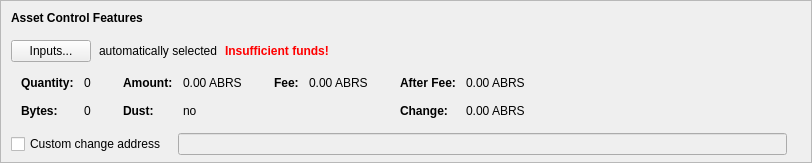
      <widget class="QFrame" name="frameAssetControl">
       <property name="sizePolicy">
        <sizepolicy hsizetype="Expanding" vsizetype="Fixed">
         <horstretch>0</horstretch>
         <verstretch>0</verstretch>
        </sizepolicy>
       </property>
       <property name="maximumSize">
        <size>
         <width>16777215</width>
         <height>16777215</height>
        </size>
       </property>
       <property name="frameShape">
        <enum>QFrame::StyledPanel</enum>
       </property>
       <property name="frameShadow">
        <enum>QFrame::Sunken</enum>
       </property>
       <layout class="QVBoxLayout" name="verticalLayoutAssetControl2">
        <property name="spacing">
         <number>0</number>
        </property>
        <property name="leftMargin">
         <number>0</number>
        </property>
        <property name="topMargin">
         <number>0</number>
        </property>
        <property name="rightMargin">
         <number>0</number>
        </property>
        <property name="bottomMargin">
         <number>6</number>
        </property>
        <item>
         <layout class="QVBoxLayout" name="verticalLayoutAssetControl" stretch="0,0,0,0,1">
          <property name="spacing">
           <number>0</number>
          </property>
          <property name="leftMargin">
           <number>10</number>
          </property>
          <property name="topMargin">
           <number>10</number>
          </property>
          <item>
           <layout class="QHBoxLayout" name="horizontalLayoutAssetControl1">
            <property name="bottomMargin">
             <number>15</number>
            </property>
            <item>
             <widget class="QLabel" name="labelAssetControlFeatures">
              <property name="sizePolicy">
               <sizepolicy hsizetype="Preferred" vsizetype="Maximum">
                <horstretch>0</horstretch>
                <verstretch>0</verstretch>
               </sizepolicy>
              </property>
              <property name="font">
               <font>
                <weight>75</weight>
                <bold>true</bold>
               </font>
              </property>
              <property name="styleSheet">
               <string notr="true">font-weight:bold;</string>
              </property>
              <property name="text">
               <string>Asset Control Features</string>
              </property>
             </widget>
            </item>
           </layout>
          </item>
          <item>
           <layout class="QHBoxLayout" name="horizontalLayoutAssetControl2" stretch="0,0,0,0">
            <property name="spacing">
             <number>8</number>
            </property>
            <property name="bottomMargin">
             <number>10</number>
            </property>
            <item>
             <widget class="QPushButton" name="pushButtonAssetControl">
              <property name="styleSheet">
               <string notr="true"/>
              </property>
              <property name="text">
               <string>Inputs...</string>
              </property>
              <property name="autoDefault">
               <bool>false</bool>
              </property>
             </widget>
            </item>
            <item>
             <widget class="QLabel" name="labelAssetControlAutomaticallySelected">
              <property name="text">
               <string>automatically selected</string>
              </property>
              <property name="margin">
               <number>5</number>
              </property>
             </widget>
            </item>
            <item>
             <widget class="QLabel" name="labelAssetControlInsuffFunds">
              <property name="font">
               <font>
                <weight>75</weight>
                <bold>true</bold>
               </font>
              </property>
              <property name="styleSheet">
               <string notr="true">color:red;font-weight:bold;</string>
              </property>
              <property name="text">
               <string>Insufficient funds!</string>
              </property>
              <property name="margin">
               <number>5</number>
              </property>
             </widget>
            </item>
            <item>
             <spacer name="horizontalSpacerAssetControl">
              <property name="orientation">
               <enum>Qt::Horizontal</enum>
              </property>
              <property name="sizeHint" stdset="0">
               <size>
                <width>40</width>
                <height>1</height>
               </size>
              </property>
             </spacer>
            </item>
           </layout>
          </item>
          <item>
           <widget class="QWidget" name="widgetAssetControl" native="true">
            <property name="sizePolicy">
             <sizepolicy hsizetype="Preferred" vsizetype="Preferred">
              <horstretch>0</horstretch>
              <verstretch>0</verstretch>
             </sizepolicy>
            </property>
            <property name="minimumSize">
             <size>
              <width>0</width>
              <height>0</height>
             </size>
            </property>
            <property name="styleSheet">
             <string notr="true"/>
            </property>
            <layout class="QHBoxLayout" name="horizontalLayoutAssetControl5">
             <property name="leftMargin">
              <number>0</number>
             </property>
             <property name="topMargin">
              <number>0</number>
             </property>
             <property name="rightMargin">
              <number>0</number>
             </property>
             <property name="bottomMargin">
              <number>0</number>
             </property>
             <item>
              <layout class="QHBoxLayout" name="horizontalLayoutAssetControl3" stretch="0,0,0,1">
               <property name="spacing">
                <number>20</number>
               </property>
               <property name="topMargin">
                <number>0</number>
               </property>
               <property name="bottomMargin">
                <number>10</number>
               </property>
               <item>
                <layout class="QFormLayout" name="formLayoutAssetControl1">
                 <property name="horizontalSpacing">
                  <number>10</number>
                 </property>
                 <property name="verticalSpacing">
                  <number>14</number>
                 </property>
                 <property name="leftMargin">
                  <number>10</number>
                 </property>
                 <property name="topMargin">
                  <number>4</number>
                 </property>
                 <property name="rightMargin">
                  <number>6</number>
                 </property>
                 <item row="0" column="0">
                  <widget class="QLabel" name="labelAssetControlQuantityText">
                   <property name="font">
                    <font>
                     <weight>75</weight>
                     <bold>true</bold>
                    </font>
                   </property>
                   <property name="text">
                    <string>Quantity:</string>
                   </property>
                   <property name="margin">
                    <number>0</number>
                   </property>
                  </widget>
                 </item>
                 <item row="0" column="1">
                  <widget class="QLabel" name="labelAssetControlQuantity">
                   <property name="cursor">
                    <cursorShape>IBeamCursor</cursorShape>
                   </property>
                   <property name="contextMenuPolicy">
                    <enum>Qt::ActionsContextMenu</enum>
                   </property>
                   <property name="text">
                    <string notr="true">0</string>
                   </property>
                   <property name="margin">
                    <number>0</number>
                   </property>
                   <property name="textInteractionFlags">
                    <set>Qt::LinksAccessibleByMouse|Qt::TextSelectableByKeyboard|Qt::TextSelectableByMouse</set>
                   </property>
                  </widget>
                 </item>
                 <item row="1" column="0">
                  <widget class="QLabel" name="labelAssetControlBytesText">
                   <property name="font">
                    <font>
                     <weight>75</weight>
                     <bold>true</bold>
                    </font>
                   </property>
                   <property name="text">
                    <string>Bytes:</string>
                   </property>
                  </widget>
                 </item>
                 <item row="1" column="1">
                  <widget class="QLabel" name="labelAssetControlBytes">
                   <property name="cursor">
                    <cursorShape>IBeamCursor</cursorShape>
                   </property>
                   <property name="contextMenuPolicy">
                    <enum>Qt::ActionsContextMenu</enum>
                   </property>
                   <property name="text">
                    <string notr="true">0</string>
                   </property>
                   <property name="textInteractionFlags">
                    <set>Qt::LinksAccessibleByMouse|Qt::TextSelectableByKeyboard|Qt::TextSelectableByMouse</set>
                   </property>
                  </widget>
                 </item>
                </layout>
               </item>
               <item>
                <layout class="QFormLayout" name="formLayoutAssetControl2">
                 <property name="horizontalSpacing">
                  <number>10</number>
                 </property>
                 <property name="verticalSpacing">
                  <number>14</number>
                 </property>
                 <property name="leftMargin">
                  <number>6</number>
                 </property>
                 <property name="topMargin">
                  <number>4</number>
                 </property>
                 <property name="rightMargin">
                  <number>6</number>
                 </property>
                 <item row="0" column="0">
                  <widget class="QLabel" name="labelAssetControlAmountText">
                   <property name="font">
                    <font>
                     <weight>75</weight>
                     <bold>true</bold>
                    </font>
                   </property>
                   <property name="text">
                    <string>Amount:</string>
                   </property>
                   <property name="margin">
                    <number>0</number>
                   </property>
                  </widget>
                 </item>
                 <item row="0" column="1">
                  <widget class="QLabel" name="labelAssetControlAmount">
                   <property name="cursor">
                    <cursorShape>IBeamCursor</cursorShape>
                   </property>
                   <property name="contextMenuPolicy">
                    <enum>Qt::ActionsContextMenu</enum>
                   </property>
                   <property name="text">
                    <string notr="true">0.00 ABRS</string>
                   </property>
                   <property name="textInteractionFlags">
                    <set>Qt::LinksAccessibleByMouse|Qt::TextSelectableByKeyboard|Qt::TextSelectableByMouse</set>
                   </property>
                  </widget>
                 </item>
                 <item row="1" column="0">
                  <widget class="QLabel" name="labelAssetControlLowOutputText">
                   <property name="font">
                    <font>
                     <weight>75</weight>
                     <bold>true</bold>
                    </font>
                   </property>
                   <property name="text">
                    <string>Dust:</string>
                   </property>
                  </widget>
                 </item>
                 <item row="1" column="1">
                  <widget class="QLabel" name="labelAssetControlLowOutput">
                   <property name="cursor">
                    <cursorShape>IBeamCursor</cursorShape>
                   </property>
                   <property name="contextMenuPolicy">
                    <enum>Qt::ActionsContextMenu</enum>
                   </property>
                   <property name="text">
                    <string notr="true">no</string>
                   </property>
                   <property name="textInteractionFlags">
                    <set>Qt::LinksAccessibleByMouse|Qt::TextSelectableByKeyboard|Qt::TextSelectableByMouse</set>
                   </property>
                  </widget>
                 </item>
                </layout>
               </item>
               <item>
                <layout class="QFormLayout" name="formLayoutAssetControl3">
                 <property name="horizontalSpacing">
                  <number>10</number>
                 </property>
                 <property name="verticalSpacing">
                  <number>14</number>
                 </property>
                 <property name="leftMargin">
                  <number>6</number>
                 </property>
                 <property name="topMargin">
                  <number>4</number>
                 </property>
                 <property name="rightMargin">
                  <number>6</number>
                 </property>
                 <item row="0" column="0">
                  <widget class="QLabel" name="labelAssetControlFeeText">
                   <property name="font">
                    <font>
                     <weight>75</weight>
                     <bold>true</bold>
                    </font>
                   </property>
                   <property name="text">
                    <string>Fee:</string>
                   </property>
                   <property name="margin">
                    <number>0</number>
                   </property>
                  </widget>
                 </item>
                 <item row="0" column="1">
                  <widget class="QLabel" name="labelAssetControlFee">
                   <property name="cursor">
                    <cursorShape>IBeamCursor</cursorShape>
                   </property>
                   <property name="contextMenuPolicy">
                    <enum>Qt::ActionsContextMenu</enum>
                   </property>
                   <property name="text">
                    <string notr="true">0.00 ABRS</string>
                   </property>
                   <property name="textInteractionFlags">
                    <set>Qt::LinksAccessibleByMouse|Qt::TextSelectableByKeyboard|Qt::TextSelectableByMouse</set>
                   </property>
                  </widget>
                 </item>
                </layout>
               </item>
               <item>
                <layout class="QFormLayout" name="formLayoutAssetControl4">
                 <property name="horizontalSpacing">
                  <number>10</number>
                 </property>
                 <property name="verticalSpacing">
                  <number>14</number>
                 </property>
                 <property name="leftMargin">
                  <number>6</number>
                 </property>
                 <property name="topMargin">
                  <number>4</number>
                 </property>
                 <property name="rightMargin">
                  <number>6</number>
                 </property>
                 <item row="0" column="0">
                  <widget class="QLabel" name="labelAssetControlAfterFeeText">
                   <property name="font">
                    <font>
                     <weight>75</weight>
                     <bold>true</bold>
                    </font>
                   </property>
                   <property name="text">
                    <string>After Fee:</string>
                   </property>
                   <property name="margin">
                    <number>0</number>
                   </property>
                  </widget>
                 </item>
                 <item row="0" column="1">
                  <widget class="QLabel" name="labelAssetControlAfterFee">
                   <property name="cursor">
                    <cursorShape>IBeamCursor</cursorShape>
                   </property>
                   <property name="contextMenuPolicy">
                    <enum>Qt::ActionsContextMenu</enum>
                   </property>
                   <property name="text">
                    <string notr="true">0.00 ABRS</string>
                   </property>
                   <property name="textInteractionFlags">
                    <set>Qt::LinksAccessibleByMouse|Qt::TextSelectableByKeyboard|Qt::TextSelectableByMouse</set>
                   </property>
                  </widget>
                 </item>
                 <item row="1" column="0">
                  <widget class="QLabel" name="labelAssetControlChangeText">
                   <property name="font">
                    <font>
                     <weight>75</weight>
                     <bold>true</bold>
                    </font>
                   </property>
                   <property name="text">
                    <string>Change:</string>
                   </property>
                  </widget>
                 </item>
                 <item row="1" column="1">
                  <widget class="QLabel" name="labelAssetControlChange">
                   <property name="cursor">
                    <cursorShape>IBeamCursor</cursorShape>
                   </property>
                   <property name="contextMenuPolicy">
                    <enum>Qt::ActionsContextMenu</enum>
                   </property>
                   <property name="text">
                    <string notr="true">0.00 ABRS</string>
                   </property>
                   <property name="textInteractionFlags">
                    <set>Qt::LinksAccessibleByMouse|Qt::TextSelectableByKeyboard|Qt::TextSelectableByMouse</set>
                   </property>
                  </widget>
                 </item>
                </layout>
               </item>
              </layout>
             </item>
            </layout>
           </widget>
          </item>
          <item>
           <layout class="QHBoxLayout" name="horizontalLayoutAssetControl4" stretch="0,0,0">
            <property name="spacing">
             <number>12</number>
            </property>
            <property name="sizeConstraint">
             <enum>QLayout::SetDefaultConstraint</enum>
            </property>
            <property name="topMargin">
             <number>5</number>
            </property>
            <property name="rightMargin">
             <number>5</number>
            </property>
            <item>
             <widget class="QCheckBox" name="checkBoxAssetControlChange">
              <property name="toolTip">
               <string>If this is activated, but the change address is empty or invalid, change will be sent to a newly generated address.</string>
              </property>
              <property name="text">
               <string>Custom change address</string>
              </property>
             </widget>
            </item>
            <item>
             <widget class="QValidatedLineEdit" name="lineEditAssetControlChange">
              <property name="enabled">
               <bool>false</bool>
              </property>
              <property name="sizePolicy">
               <sizepolicy hsizetype="Expanding" vsizetype="Fixed">
                <horstretch>0</horstretch>
                <verstretch>0</verstretch>
               </sizepolicy>
              </property>
             </widget>
            </item>
            <item>
             <widget class="QLabel" name="labelAssetControlChangeLabel">
              <property name="sizePolicy">
               <sizepolicy hsizetype="Preferred" vsizetype="Expanding">
                <horstretch>0</horstretch>
                <verstretch>0</verstretch>
               </sizepolicy>
              </property>
              <property name="minimumSize">
               <size>
                <width>0</width>
                <height>0</height>
               </size>
              </property>
              <property name="text">
               <string/>
              </property>
              <property name="margin">
               <number>3</number>
              </property>
             </widget>
            </item>
           </layout>
          </item>
          <item>
           <spacer name="verticalSpacerAssetControl">
            <property name="orientation">
             <enum>Qt::Vertical</enum>
            </property>
            <property name="sizeHint" stdset="0">
             <size>
              <width>800</width>
              <height>1</height>
             </size>
            </property>
           </spacer>
          </item>
         </layout>
        </item>
       </layout>
      </widget>
